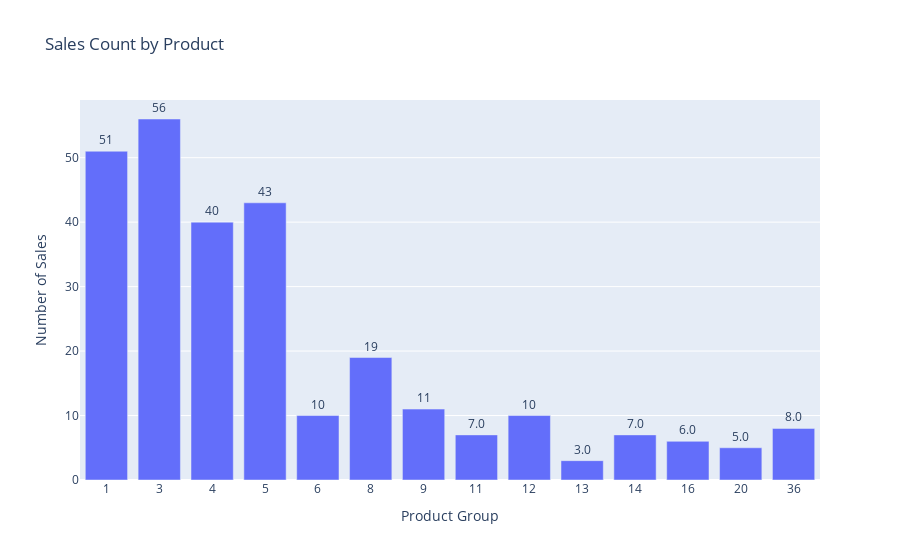

Notebook cell for this chart:
### Markdown cell above
The product groups with the most negative sales, ranked by the highest negative value, are `Group 1 (€2.6M)`, `Group 5 (€2.4M)`, `Group 3 (€1.2M)`, followed by `Group 11 (€520K)`, `Group 6 (€420K)`, and `Group 16 (€290K)`.

This raises some important questions:

- Are these the same products with the highest sales volumes? Is there a proportional relationship between negative sales and positive sales values?

- Considering the frequency of sales (i.e., how many times each product appears every month), are these negative sales values justified? Some products may be significantly more expensive than others, and their returns could lead to greater losses. We will analyze this further:

### Code cell
# Count the number of occurrences (sales) for each product
grouped_sales_count_negative = negative_sales.groupby('Mapped_GCK').size().reset_index(name='Sales_Count')
plot_sales_by_product(grouped_sales_count_negative, 'Mapped_GCK', 'Sales_Count', 'Sales Count by Product', 'Product Group', 'Number of Sales')

### Figure 1 — Plotly figure (JSON) as saved in the notebook; plotly's stock layout.template omitted (floating-point values rounded to 4 significant figures)
{"data": [{"alignmentgroup": "True", "hovertemplate": "Product Group=%{x}<br>Number of Sales=%{text}<extra></extra>", "legendgroup": "", "marker": {"color": "#636efa", "pattern": {"shape": ""}}, "name": "", "offsetgroup": "", "orientation": "v", "showlegend": false, "text": [51, 56, 40, 43, 10, 19, 11, 7, 10, 3, 7, 6, 5, 8], "textposition": "outside", "texttemplate": "%{text:.2s}", "type": "bar", "x": [1, 3, 4, 5, 6, 8, 9, 11, 12, 13, 14, 16, 20, 36], "xaxis": "x", "y": [51, 56, 40, 43, 10, 19, 11, 7, 10, 3, 7, 6, 5, 8], "yaxis": "y"}], "layout": {"barmode": "relative", "legend": {"tracegroupgap": 0}, "title": {"text": "Sales Count by Product"}, "xaxis": {"anchor": "y", "domain": [0, 1], "tickmode": "linear", "title": {"text": "Product Group"}, "type": "category"}, "yaxis": {"anchor": "x", "domain": [0, 1], "title": {"text": "Number of Sales"}}}}
